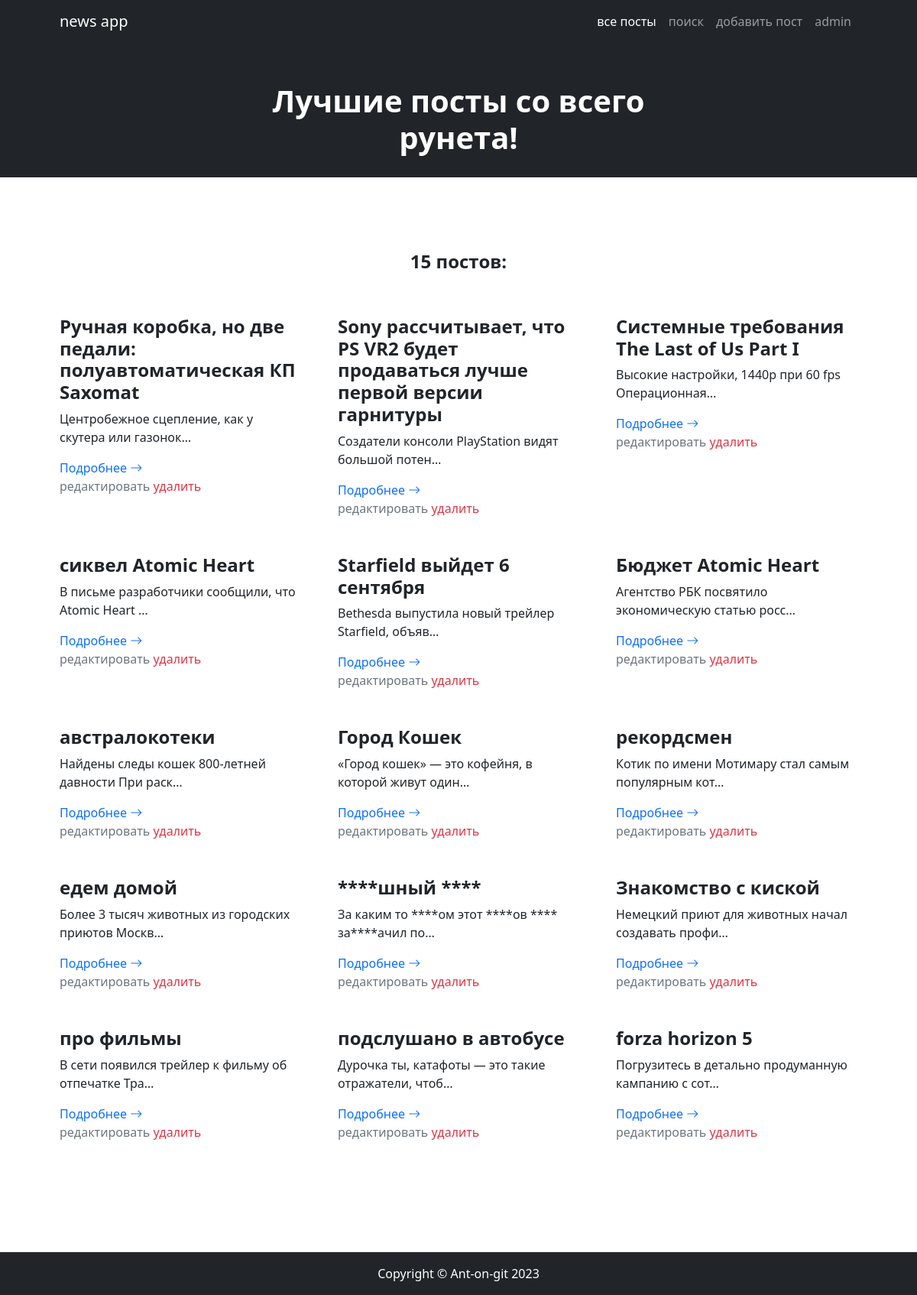
Page /news/ on the committed database.
### news/models.py (models this page shows, shortened)
class Post(models.Model):
    class Types(models.TextChoices):
        article = 'статья', 'статья'
        news = 'новость', 'новость'
    type = models.CharField(max_length=7, choices=Types.choices, default=Types.article)
    datetime_create = models.DateTimeField(auto_now_add=True)
    title = models.CharField(max_length=255)
    text = models.TextField()
    rating = models.IntegerField(default=0)
    author = models.ForeignKey('Author', on_delete=models.CASCADE)
    category = models.ManyToManyField('Category', through='PostCategory')

### news/views.py (the view)
# urls.py: path('', PostList.as_view()),
class PostList(ListView):
    model = Post
    template_name = 'postList.html'
    context_object_name = 'postList'
    queryset = Post.objects.order_by('-id')  # queryset встроенная переменная, по умолчанию забирает

### news/templatetags/custom_filters.py (called while the page is built)
@register.filter(name='postwordEnding')
def postwordEnding(postList):
    word = 'пост'
    endings = ['а', 'ов']
    length = len(postList)
    if 11 <= length <= 20 or 5 <= length % 10 <= 9 or length % 10 == 0:
        res = f'{length} {word + endings[1]}'
    elif length % 10 == 1:
        res = f'{length} {word}'
    else:
        res = f'{length} {word + endings[0]}'
    return res

@register.filter(name='censor')
def censor(text):
    negative_words = ['хрен', 'жопа', 'жопе']
    word_list = text.split()
    for i, word in enumerate(word_list):
        for negative in negative_words:
            if negative in word.lower():
                start_ind = word.lower().find(negative)
                end_ind = start_ind + len(negative)
                word_list[i] = word[:start_ind] + '*' * len(negative) + word[end_ind:]
    return ' '.join(word_list)

### templates/postList.html (shortened to what this page needs)
{% extends 'default.html' %}
{% load custom_filters %}
{% block page_preview %}
  <div class="text-center my-4">-->
      <h1 class="display-6 fw-bold text-white mb-2">
          Лучшие посты со всего рунета!
      </h1>
  </div>
{% endblock page_preview %}
{% block content %}
    <section class="py-5 border-bottom" id="features">
        <div class="container px-5 my-5">
            <div class="row gx-5">
                {% if postList %}
                    <div class="col-lg-12 mb-5">
                        <h2 class="h4 fw-bolder text-center">{{ postList | postwordEnding }}:</h2>
                    </div>
                    {% for post in postList %}
                        <div class="col-lg-4 mb-5">
                            <h2 class="h4 fw-bolder">{{ post.title | censor }}</h2>
                            <p>{{ post.text | truncatechars:50 | censor }}</p>
                            <a class="text-decoration-none" href="{{ post.pk }}">
                                Подробнее
                                <i class="bi bi-arrow-right"></i>
                            </a>
                            <div>
                                <a class="text-decoration-none text-secondary" href="{{ post.pk }}/edit">редактировать</a>
                                <a class="text-decoration-none text-danger" href="{{ post.pk }}/delete">удалить</a>
                            </div>
                        </div>
                    {% endfor %}
                {% else %}
                    <div class="col-lg-12 mb-5">
                        <h2 class="h4 fw-bolder text-center">Постов нет =(</h2>
                    </div>
                {% endif %}
            </div>
        </div>
    </section>
{% endblock content %}

### rows in the picture
Post: title|censor "Ручная коробка, но две педали: полуавтоматическая КП Saxomat", text|censor "Центробежное сцепление, как у скутера или газонок…"
Post: title|censor "Sony рассчитывает, что PS VR2 будет продаваться лучше первой версии гарнитуры", text|censor "Создатели консоли PlayStation видят большой потен…"
Post: title|censor "Системные требования The Last of Us Part I", text|censor "Высокие настройки, 1440p при 60 fps Операционная…"
Post: title|censor "сиквел Atomic Heart", text|censor "В письме разработчики сообщили, что Atomic Heart …"
Post: title|censor "Starfield выйдет 6 сентября", text|censor "Bethesda выпустила новый трейлер Starfield, объяв…"
Post: title|censor "Бюджет Atomic Heart", text|censor "Агентство РБК посвятило экономическую статью росс…"
Post: title|censor "австралокотеки", text|censor "Найдены следы кошек 800‐летней давности При раск…"
Post: title|censor "Город Кошек", text|censor "«Город кошек» — это кофейня, в которой живут один…"
Post: title|censor "рекордсмен", text|censor "Котик по имени Мотимару стал самым популярным кот…"
Post: title|censor "едем домой", text|censor "Более 3 тысяч животных из городских приютов Москв…"
Post: title|censor "****шный ****", text|censor "За каким то ****ом этот ****ов **** за****ачил по…"
Post: title|censor "Знакомство с киской", text|censor "Немецкий приют для животных начал создавать профи…"
Post: title|censor "про фильмы", text|censor "В сети появился трейлер к фильму об отпечатке Тра…"
Post: title|censor "подслушано в автобусе", text|censor "Дурочка ты, катафоты — это такие отражатели, чтоб…"
Post: title|censor "forza horizon 5", text|censor "Погрузитесь в детально продуманную кампанию с сот…"

### other values in the picture
{{ postList | postwordEnding }} "15 постов"
